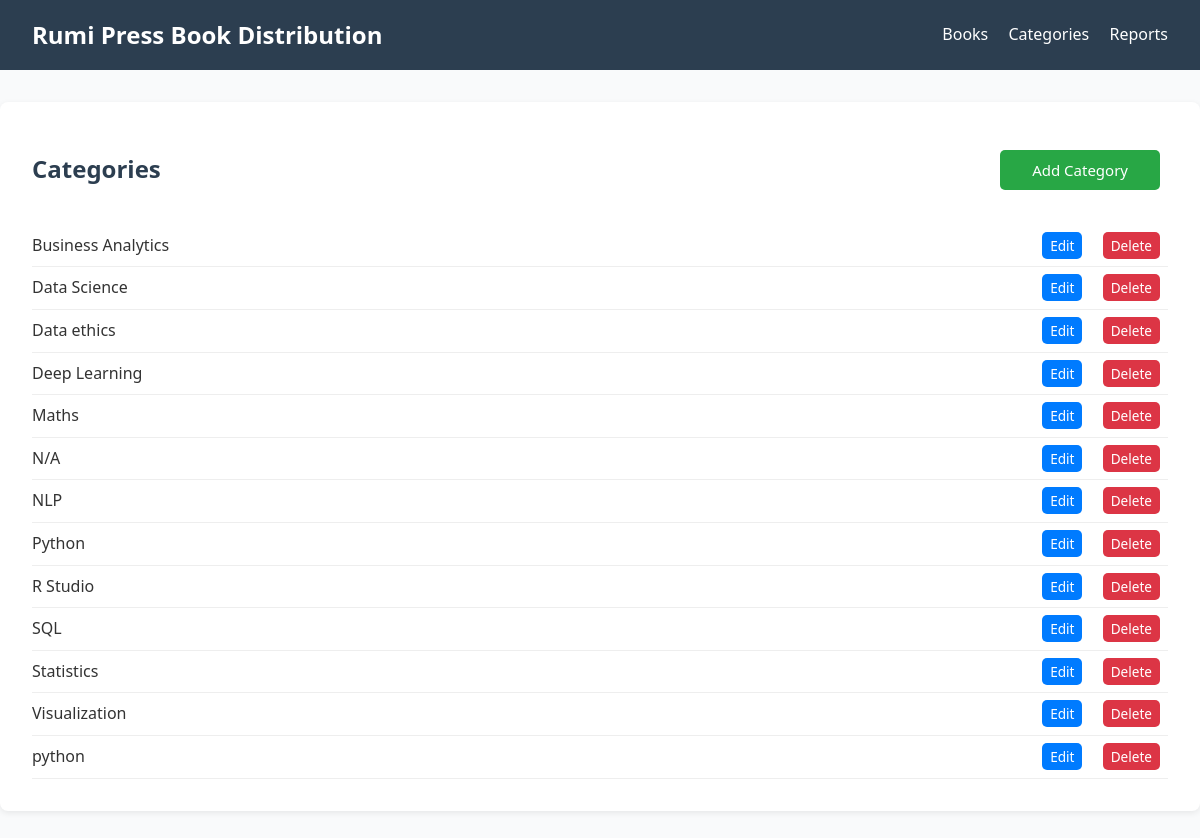
Page /categories/ on the committed database.
### books/models.py (models this page shows, shortened)
class BookCategory(models.Model):
    name = models.CharField(max_length=100, unique=True)
    class Meta:
        ordering = ["name"]

### books/views.py (the view)
# urls.py: path("categories/", views.CategoryListView.as_view(), name="category_list"),
class CategoryListView(ListView):
    model = BookCategory
    template_name = "books/category_list.html"
    context_object_name = "categories"

### books/templates/books/category_list.html
{% extends "books/base.html" %} {% block content %}
<div class="list-container">
  <div class="side-by-side">
    <h2 class="page-title">Categories</h2>
    <a href="{% url 'category_add'%}" class="btn btn-success">Add Category</a>
  </div>
  <ul class="category-list down">
    {% for cat in categories %}
    <li class="category-item">
      <span class="category-name">{{ cat.name }}</span>
      <span class="category-actions">
        <a href="{% url 'category_edit' cat.pk %}" class="btn btn-sm btn-primary">Edit</a>
        <a href="{% url 'category_delete' cat.pk %}" class="btn btn-sm btn-danger">Delete</a>
      </span>
    </li>
    {% endfor %}
  </ul>
</div>
{% endblock %}

### books/static/css/base.css (style rules this page uses)
* { margin: 0; padding: 0; box-sizing: border-box; }
body { font-family: system-ui, -apple-system, sans-serif; line-height: 1.6; background-color: #f9fafb; color: #333; }
h2 { margin-bottom: 1rem; color: #2c3e50; }
.btn { padding: 0.5rem 2rem; border-radius: 5px; text-decoration: none; font-weight: 500; margin-right: 0.5rem; cursor: pointer; border: none; transition: 0.2s; font-size: 15px; }
.btn-primary { background: #007bff; color: #fff; }
.btn-danger { background: #dc3545; color: #fff; }
.btn-success { background: #28a745; color: #fff; height: 40px; }
.btn-sm { font-size: 0.85rem; padding: 0.25rem 0.5rem; }
.category-list { list-style: none; padding: 0; }
.category-item { display: flex; justify-content: space-between; padding: 0.5rem 0; border-bottom: 1px solid #eee; }
.category-item a { margin-left: 0.5rem; }
.list-container { margin-top: 1rem; overflow-x: auto; }
a { color: #fbfbfb; text-decoration: none; }
.down { margin-top: 20px; }
.side-by-side { display: flex; flex-direction: row; justify-content: space-between; }

### rows in the picture
BookCategory: name "Business Analytics"
BookCategory: name "Data Science"
BookCategory: name "Data ethics"
BookCategory: name "Deep Learning"
BookCategory: name "Maths"
BookCategory: name "N/A"
BookCategory: name "NLP"
BookCategory: name "Python"
BookCategory: name "R Studio"
BookCategory: name "SQL"
BookCategory: name "Statistics"
BookCategory: name "Visualization"
BookCategory: name "python"
